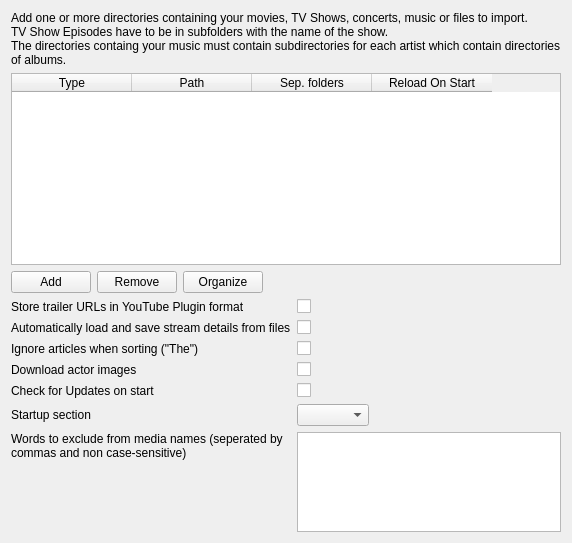
      <widget class="QWidget" name="page_0">
       <layout class="QVBoxLayout" name="verticalLayout_5" stretch="0,1,0,0">
        <item>
         <widget class="QLabel" name="labelGlobal">
          <property name="text">
           <string>Add one or more directories containing your movies, TV Shows, concerts, music or files to import.
TV Show Episodes have to be in subfolders with the name of the show.
The directories containg your music must contain subdirectories for each artist which contain directories of albums.</string>
          </property>
          <property name="wordWrap">
           <bool>true</bool>
          </property>
         </widget>
        </item>
        <item>
         <widget class="QTableWidget" name="dirs">
          <property name="minimumSize">
           <size>
            <width>0</width>
            <height>100</height>
           </size>
          </property>
          <property name="maximumSize">
           <size>
            <width>16777215</width>
            <height>200</height>
           </size>
          </property>
          <property name="selectionMode">
           <enum>QAbstractItemView::SingleSelection</enum>
          </property>
          <attribute name="horizontalHeaderDefaultSectionSize">
           <number>120</number>
          </attribute>
          <attribute name="verticalHeaderVisible">
           <bool>false</bool>
          </attribute>
          <column>
           <property name="text">
            <string>Type</string>
           </property>
          </column>
          <column>
           <property name="text">
            <string>Path</string>
           </property>
          </column>
          <column>
           <property name="text">
            <string>Sep. folders</string>
           </property>
           <property name="toolTip">
            <string>Items are in separate folders</string>
           </property>
          </column>
          <column>
           <property name="text">
            <string>Reload On Start</string>
           </property>
           <property name="toolTip">
            <string>Automatically reload contents on start</string>
           </property>
          </column>
         </widget>
        </item>
        <item>
         <layout class="QHBoxLayout" name="horizontalLayout">
          <item>
           <widget class="QPushButton" name="buttonAddDir">
            <property name="text">
             <string>Add</string>
            </property>
           </widget>
          </item>
          <item>
           <widget class="QPushButton" name="buttonRemoveDir">
            <property name="text">
             <string>Remove</string>
            </property>
           </widget>
          </item>
          <item>
           <widget class="QPushButton" name="buttonMovieFilesToDirs">
            <property name="toolTip">
             <string>&lt;html&gt;&lt;head/&gt;&lt;body&gt;&lt;p&gt;Sort movies into separate directories&lt;/p&gt;&lt;/body&gt;&lt;/html&gt;</string>
            </property>
            <property name="text">
             <string>Organize</string>
            </property>
           </widget>
          </item>
          <item>
           <spacer name="horizontalSpacer">
            <property name="orientation">
             <enum>Qt::Horizontal</enum>
            </property>
            <property name="sizeHint" stdset="0">
             <size>
              <width>40</width>
              <height>20</height>
             </size>
            </property>
           </spacer>
          </item>
         </layout>
        </item>
        <item>
         <layout class="QFormLayout" name="formLayout_3">
          <property name="fieldGrowthPolicy">
           <enum>QFormLayout::ExpandingFieldsGrow</enum>
          </property>
          <item row="0" column="0">
           <widget class="QLabel" name="label_5">
            <property name="text">
             <string>Store trailer URLs in YouTube Plugin format</string>
            </property>
           </widget>
          </item>
          <item row="0" column="1">
           <widget class="QCheckBox" name="useYoutubePluginUrls">
            <property name="text">
             <string/>
            </property>
           </widget>
          </item>
          <item row="1" column="0">
           <widget class="QLabel" name="label_6">
            <property name="text">
             <string>Automatically load and save stream details from files</string>
            </property>
           </widget>
          </item>
          <item row="1" column="1">
           <widget class="QCheckBox" name="chkAutoLoadStreamDetails">
            <property name="text">
             <string/>
            </property>
           </widget>
          </item>
          <item row="2" column="0">
           <widget class="QLabel" name="label_8">
            <property name="text">
             <string>Ignore articles when sorting (&quot;The&quot;)</string>
            </property>
           </widget>
          </item>
          <item row="2" column="1">
           <widget class="QCheckBox" name="chkIgnoreArticlesWhenSorting">
            <property name="text">
             <string/>
            </property>
           </widget>
          </item>
          <item row="3" column="0">
           <widget class="QLabel" name="label_10">
            <property name="text">
             <string>Download actor images</string>
            </property>
           </widget>
          </item>
          <item row="3" column="1">
           <widget class="QCheckBox" name="chkDownloadActorImages">
            <property name="text">
             <string/>
            </property>
           </widget>
          </item>
          <item row="4" column="0">
           <widget class="QLabel" name="label_56">
            <property name="text">
             <string>Check for Updates on start</string>
            </property>
           </widget>
          </item>
          <item row="4" column="1">
           <widget class="QCheckBox" name="chkCheckForUpdates">
            <property name="text">
             <string/>
            </property>
           </widget>
          </item>
          <item row="6" column="0">
           <widget class="QLabel" name="label_excludeWords">
            <property name="text">
             <string>Words to exclude from media names (seperated by commas and non case-sensitive)</string>
            </property>
            <property name="alignment">
             <set>Qt::AlignLeading|Qt::AlignLeft|Qt::AlignTop</set>
            </property>
            <property name="wordWrap">
             <bool>true</bool>
            </property>
           </widget>
          </item>
          <item row="6" column="1">
           <widget class="QTextEdit" name="excludeWordsText">
            <property name="maximumSize">
             <size>
              <width>16777215</width>
              <height>100</height>
             </size>
            </property>
            <property name="toolTip">
             <string>Words to exclude from media names (seperated by commas and non case-sensitive)</string>
            </property>
           </widget>
          </item>
          <item row="5" column="0">
           <widget class="QLabel" name="label_54">
            <property name="text">
             <string>Startup section</string>
            </property>
           </widget>
          </item>
          <item row="5" column="1">
           <widget class="QComboBox" name="comboStartupSection"/>
          </item>
         </layout>
        </item>
       </layout>
      </widget>
